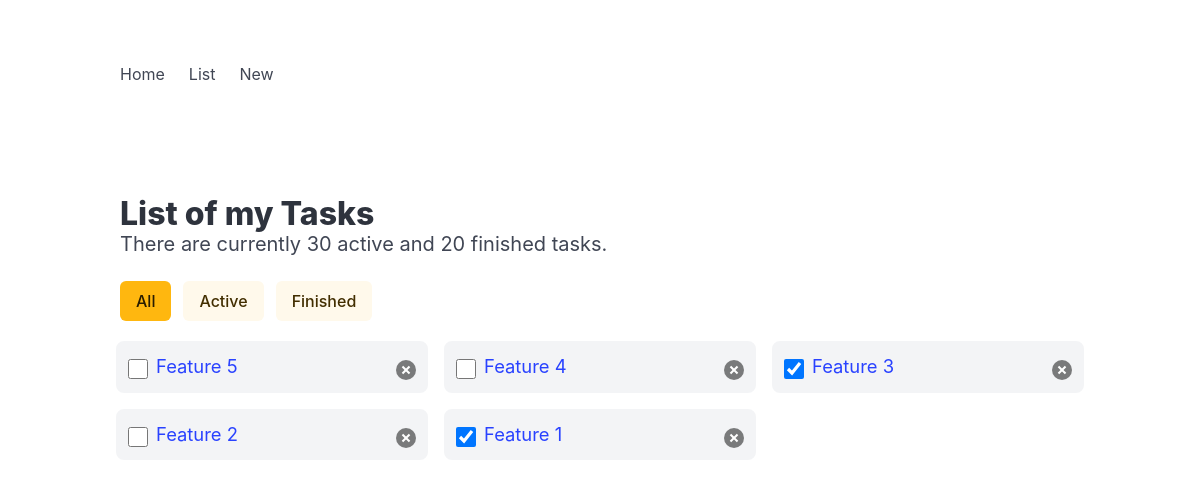
The app's page /todo/list/ (signed in), older data.
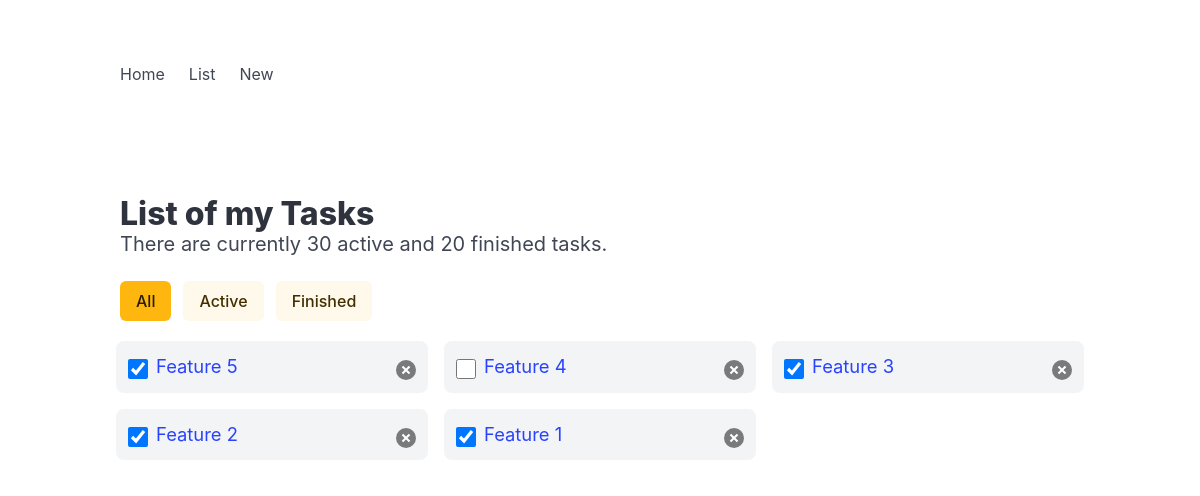
The same page, newer data.
### todo/models.py (models this page shows, shortened)
class Task(models.Model):
    user = models.ForeignKey(User, on_delete=models.CASCADE)
    title = models.CharField(max_length=100)
    desc = models.CharField(max_length=500)
    is_finished = models.BooleanField(default=False)
    finished_dt = models.DateTimeField(blank=True, null=True)
    dead_line_dt = models.DateTimeField(blank=True, null=True)
    create_dt = models.DateTimeField(auto_now_add=True)
    update_dt = models.DateTimeField(auto_now=True)

### todo/views.py (the view)
# urls.py: path('list/', views.todo_list, name='list'),
def todo_list(request):
    if request.user.is_authenticated:
        tasks = Task.objects.filter(user=request.user).order_by('-id')[0:100]
        context = {'tasks': tasks}
        return render(request, 'todo/list.html', context)
    else:
        return redirect('/todo')

### todo/templates/todo/list.html (shortened to what this page needs)
<!DOCTYPE html>
<html>
  <head>
    <link rel="stylesheet" href="https://cdn.jsdelivr.net/npm/bulma@1.0.2/css/bulma.min.css">
  </head>
  <body>
    {% include 'todo/includes/nav.html' %}
  <section class="section">
    <div class="container">
      <h1 class="title">List of my Tasks</h1>
      <p class="subtitle">There are currently 30 active and 20 finished tasks.</p>
      <div class="buttons">
        <a href="{{ request.path }}" class="button is-warning {% if 'active' in request.GET or 'finished' in request.GET %} is-light{% endif %}">All</a>
        <a href="{{ request.path }}?active" class="button is-warning {% if 'active' not in request.GET %} is-light{% endif %}">Active</a>
        <a href="{{ request.path }}?finished" class="button is-warning {% if 'finished' not in request.GET %} is-light{% endif %}">Finished</a>
      </div>
      {% if tasks %}
      <ul class="columns is-multiline" id="list">
        {% for task in tasks %}
          <li class="column is-4">
            <input type="checkbox" {% if task.is_finished %} checked {% endif %} title="Finish">
            <div>
              <a href="{% url 'todo:detail' number=task.id %}">{{ task.title }}</a>
              <br>
            </div>
            <button class="delete" title="Remove"></button>
          </li>
        {% endfor %}
        </ul>
      {% else %}
      <p class="is-size-5">No task to show here.</p>
      {% endif %}
    </div>
  </section>
  </body>
</html>

### todo/templates/todo/includes/nav.html (shortened to what this page needs)
<section class="section">
    <div class="container">
      <nav class="navbar" role="navigation" aria-label="main navigation">
        <div class="navbar-brand">
            <a class="navbar-item" href="{% url 'todo:index' %}">Home</a>
            <a class="navbar-item" href="{% url 'todo:list' %}">List</a>
            <a class="navbar-item" href="{% url 'todo:new' %}">New</a>
        </div>
    </nav>
    </div>
  </section>

### todo/templates/todo/list.html (style rules this page uses)
input[type="checkbox"] { width: 1.5em; height: 1.5em; cursor: pointer; }
#list > li { display: flex; gap: .5em; align-items: start; background: var(--bulma-background); border: .5em solid var(--bulma-scheme-main); border-radius: 1em; }
#list > li input { flex-shrink: 0; }
#list > li input, #list > li button { margin-top: .45em; }
#list > li div { font-size: 1.15em; flex-grow: 1; flex-shrink: 1; }

Row changes from the older to the newer data that the page shows:
changed Task "Feature 5": is_finished "☐" → "☑"
changed Task "Feature 2": is_finished "☐" → "☑"
